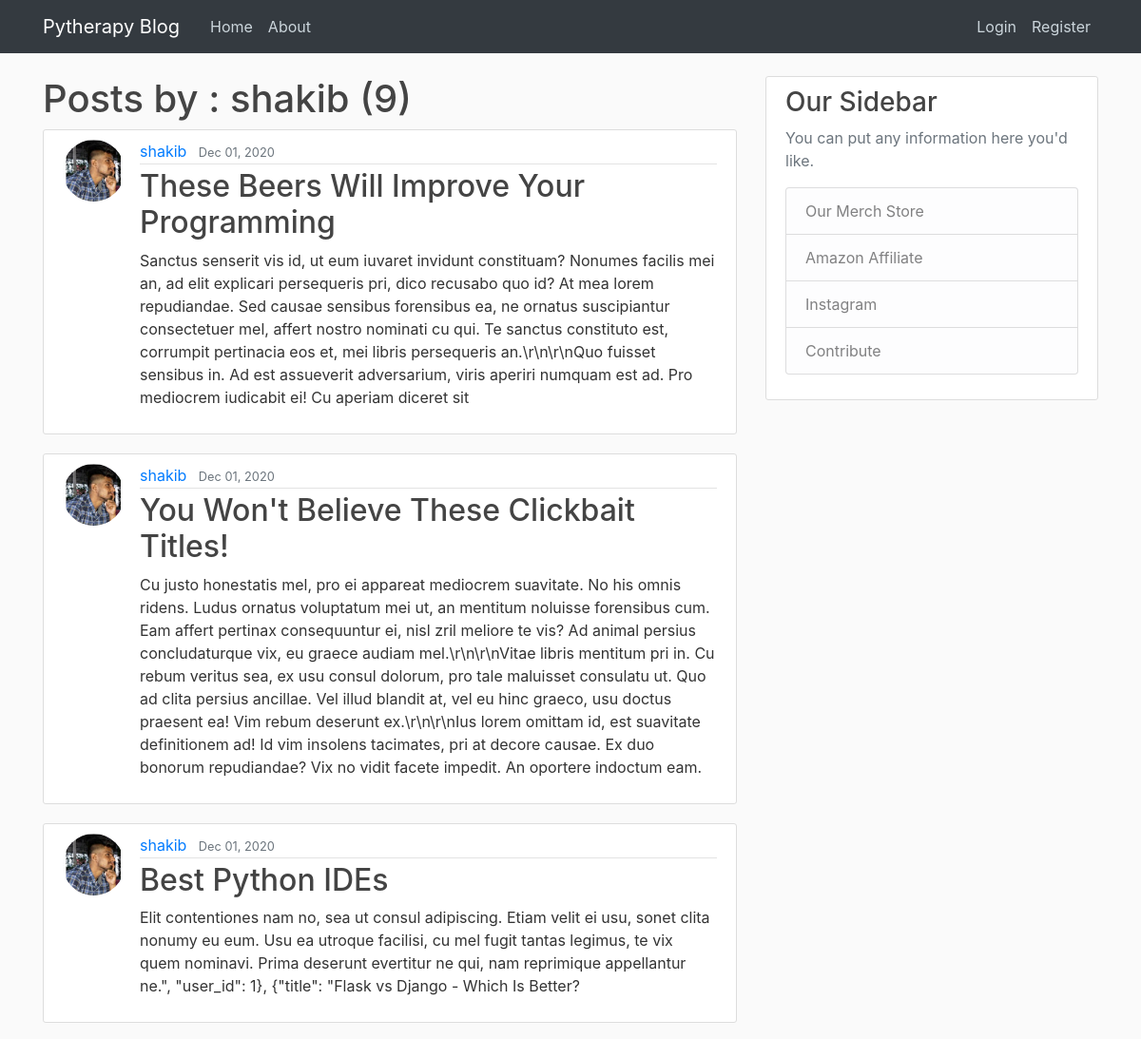
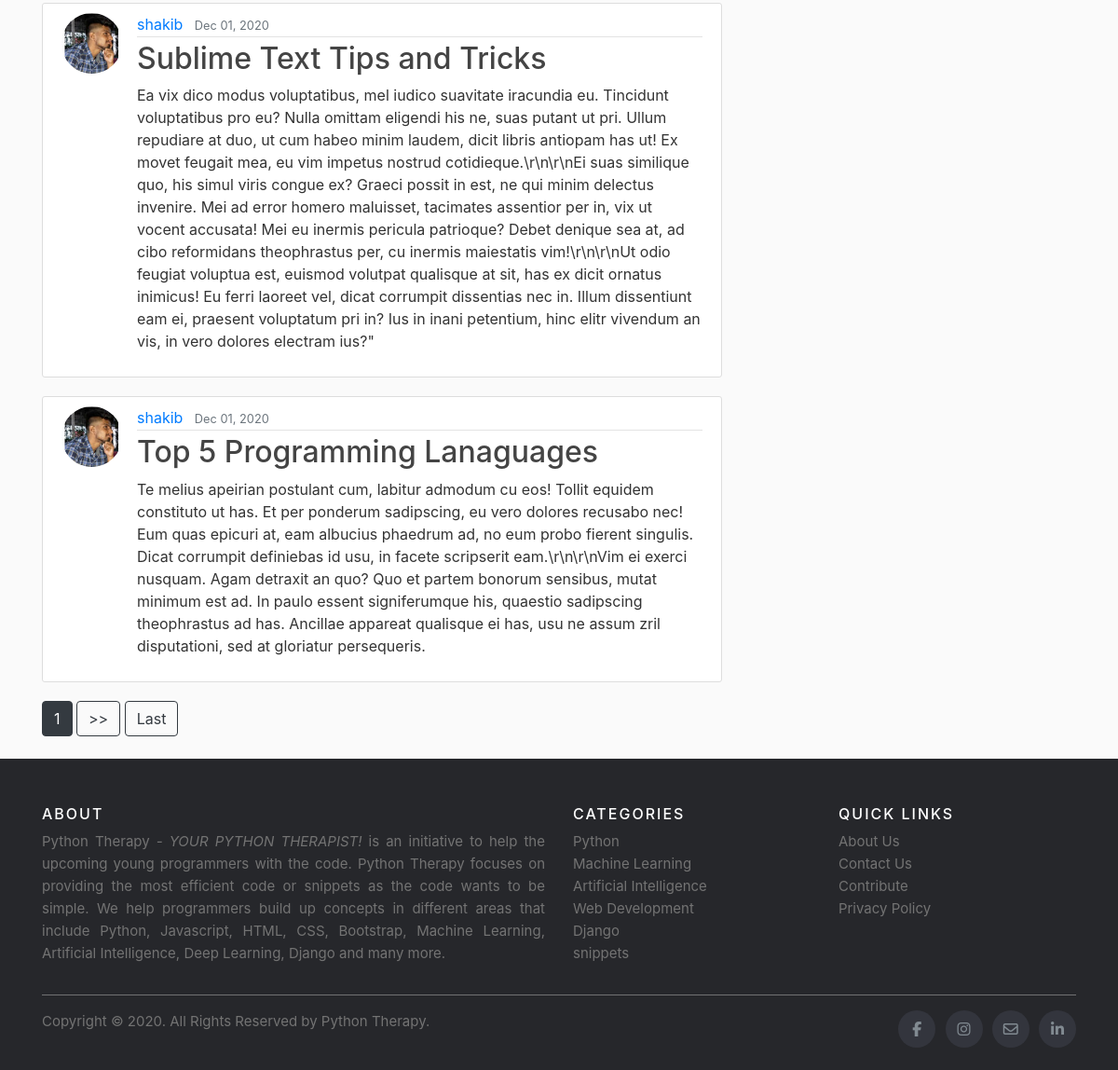
Screenshot of /user/shakib/ with the database file from the repository (2 pictures, top to bottom).
### blog/models.py (models this page shows, shortened)
class Post(models.Model):
    title = models.CharField(max_length=100)
    content = models.TextField()
    date_posted = models.DateTimeField(default = timezone.now)
    author = models.ForeignKey(User, on_delete = models.CASCADE)

### users/models.py (models this page shows, shortened)
class profile(models.Model):
    user = models.OneToOneField(User, on_delete = models.CASCADE)
    image = models.ImageField(default = 'default.jpg', upload_to = 'profile_pics')

### blog/views.py (the view)
# urls.py: path('user/<str:username>/', UserPostListView.as_view(), name = 'user-posts'),
class UserPostListView(ListView):
    model = Post
    template_name = 'blog/user_posts.html'
    context_object_name = 'posts'
    paginate_by = 5
    def get_queryset(self):
        user = get_object_or_404(User,username = self.kwargs.get('username'))
        return Post.objects.filter(author = user).order_by('-date_posted')

### blog/templates/blog/user_posts.html (shortened to what this page needs)
{% extends "blog/base.html" %}
{% block content %}
<h1>Posts by : {{view.kwargs.username}} ({{page_obj.paginator.count }})</h1>
    {% for post in posts %}
    <article class="media content-section">
      <img class = "rounded-circle article-img" src = "{{ post.author.profile.image.url}}" />
        <div class="media-body">
          <div class="article-metadata">
            <a class="mr-2" href="{% url 'user-posts' post.author.username %}">{{ post.author }}</a>
            <small class="text-muted">{{ post.date_posted | date:"M d, Y" }}</small>
          </div>
          <h2><a class="article-title" href="{% url 'blog-detail' post.id %}">{{ post.title }}</a></h2>
          <p class="article-content">{{ post.content }}</p>
        </div>
      </article>
    {% endfor %}
    {% if is_paginated %}
    {% for num in page_obj.paginator.page_range %}
      {% if page_obj.number == num %}
        <a class = "btn btn-dark mb-4" href = "?page = {{ num }}">{{ num }}</a>
      {% elif num > page.obj.number|add:'-3' and num < page.obj.number|add:'3' %}
        <a class = "btn btn-outline-dark mb-4" href = "?page = {{ num }}">{{ num }}</a>
      {% endif %}
    {% endfor %}
    {% if page_obj.has_next %}
      <a class = "btn btn-outline-dark mb-4" href = "?page={{ page_obj.next_page_number }}">>></a>
      <a class = "btn btn-outline-dark mb-4" href = "?page={{ page_obj.paginator.num_pages }}">Last</a>
    {% endif %}
    {% endif %}
{% endblock content%}

### blog/static/blog/main.css (style rules this page uses)
body { background: #fafafa; color: #333333; margin-top: 5rem; }
h1, h2, h3, h4, h5, h6 { color: #444444; }
.content-section { background: #ffffff; padding: 10px 20px; border: 1px solid #dddddd; border-radius: 3px; margin-bottom: 20px; }
.article-title { color: #444444; }
.article-content { white-space: pre-line; }
.article-img { height: 65px; width: 65px; margin-right: 16px; }
.article-metadata { padding-bottom: 1px; margin-bottom: 4px; border-bottom: 1px solid #e3e3e3 }

### rows the page displays
Post: author.profile.image (picture), author "shakib", date_posted "Dec 01, 2020", title "These Beers Will Improve Your Programming", content "Sanctus senserit vis id, ut eum iuvaret invidunt constituam? Nonumes facilis mei an, ad elit explicari persequeris pri, dico recusabo quo id? At mea lorem repudiandae. Sed causae sensibus forensibus ea, ne ornatus suscipiantur consectetuer mel, affert nostro nominati cu qui. Te sanctus constituto est, corrumpit pertinacia eos et, mei libris persequeris an.\\r\\n\\r\\nQuo fuisset sensibus in. Ad est assueverit adversarium, viris aperiri numquam est ad. Pro mediocrem iudicabit ei! Cu aperiam diceret sit"
Post: author.profile.image (picture), author "shakib", date_posted "Dec 01, 2020", title "You Won't Believe These Clickbait Titles!", content "Cu justo honestatis mel, pro ei appareat mediocrem suavitate. No his omnis ridens. Ludus ornatus voluptatum mei ut, an mentitum noluisse forensibus cum. Eam affert pertinax consequuntur ei, nisl zril meliore te vis? Ad animal persius concludaturque vix, eu graece audiam mel.\\r\\n\\r\\nVitae libris mentitum pri in. Cu rebum veritus sea, ex usu consul dolorum, pro tale maluisset consulatu ut. Quo ad clita persius ancillae. Vel illud blandit at, vel eu hinc graeco, usu doctus praesent ea! Vim rebum deserunt ex.\\r\\n\\r\\nIus lorem omittam id, est suavitate definitionem ad! Id vim insolens tacimates, pri at decore causae. Ex duo bonorum repudiandae? Vix no vidit facete impedit. An oportere indoctum…"
Post: author.profile.image (picture), author "shakib", date_posted "Dec 01, 2020", title "Best Python IDEs", content "Elit contentiones nam no, sea ut consul adipiscing. Etiam velit ei usu, sonet clita nonumy eu eum. Usu ea utroque facilisi, cu mel fugit tantas legimus, te vix quem nominavi. Prima deserunt evertitur ne qui, nam reprimique appellantur ne.\", \"user_id\": 1}, {\"title\": \"Flask vs Django - Which Is Better?"
Post: author.profile.image (picture), author "shakib", date_posted "Dec 01, 2020", title "Sublime Text Tips and Tricks", content "Ea vix dico modus voluptatibus, mel iudico suavitate iracundia eu. Tincidunt voluptatibus pro eu? Nulla omittam eligendi his ne, suas putant ut pri. Ullum repudiare at duo, ut cum habeo minim laudem, dicit libris antiopam has ut! Ex movet feugait mea, eu vim impetus nostrud cotidieque.\\r\\n\\r\\nEi suas similique quo, his simul viris congue ex? Graeci possit in est, ne qui minim delectus invenire. Mei ad error homero maluisset, tacimates assentior per in, vix ut vocent accusata! Mei eu inermis pericula patrioque? Debet denique sea at, ad cibo reformidans theophrastus per, cu inermis maiestatis vim!\\r\\n\\r\\nUt odio feugiat voluptua est, euismod volutpat qualisque at sit, has ex dicit ornatus…"
Post: author.profile.image (picture), author "shakib", date_posted "Dec 01, 2020", title "Top 5 Programming Lanaguages", content "Te melius apeirian postulant cum, labitur admodum cu eos! Tollit equidem constituto ut has. Et per ponderum sadipscing, eu vero dolores recusabo nec! Eum quas epicuri at, eam albucius phaedrum ad, no eum probo fierent singulis. Dicat corrumpit definiebas id usu, in facete scripserit eam.\\r\\n\\r\\nVim ei exerci nusquam. Agam detraxit an quo? Quo et partem bonorum sensibus, mutat minimum est ad. In paulo essent signiferumque his, quaestio sadipscing theophrastus ad has. Ancillae appareat qualisque ei has, usu ne assum zril disputationi, sed at gloriatur persequeris."

### other values shown
{{ view.kwargs.username }} "shakib"
{{ page_obj.paginator.count }} "9"
{{ num }} "1"
